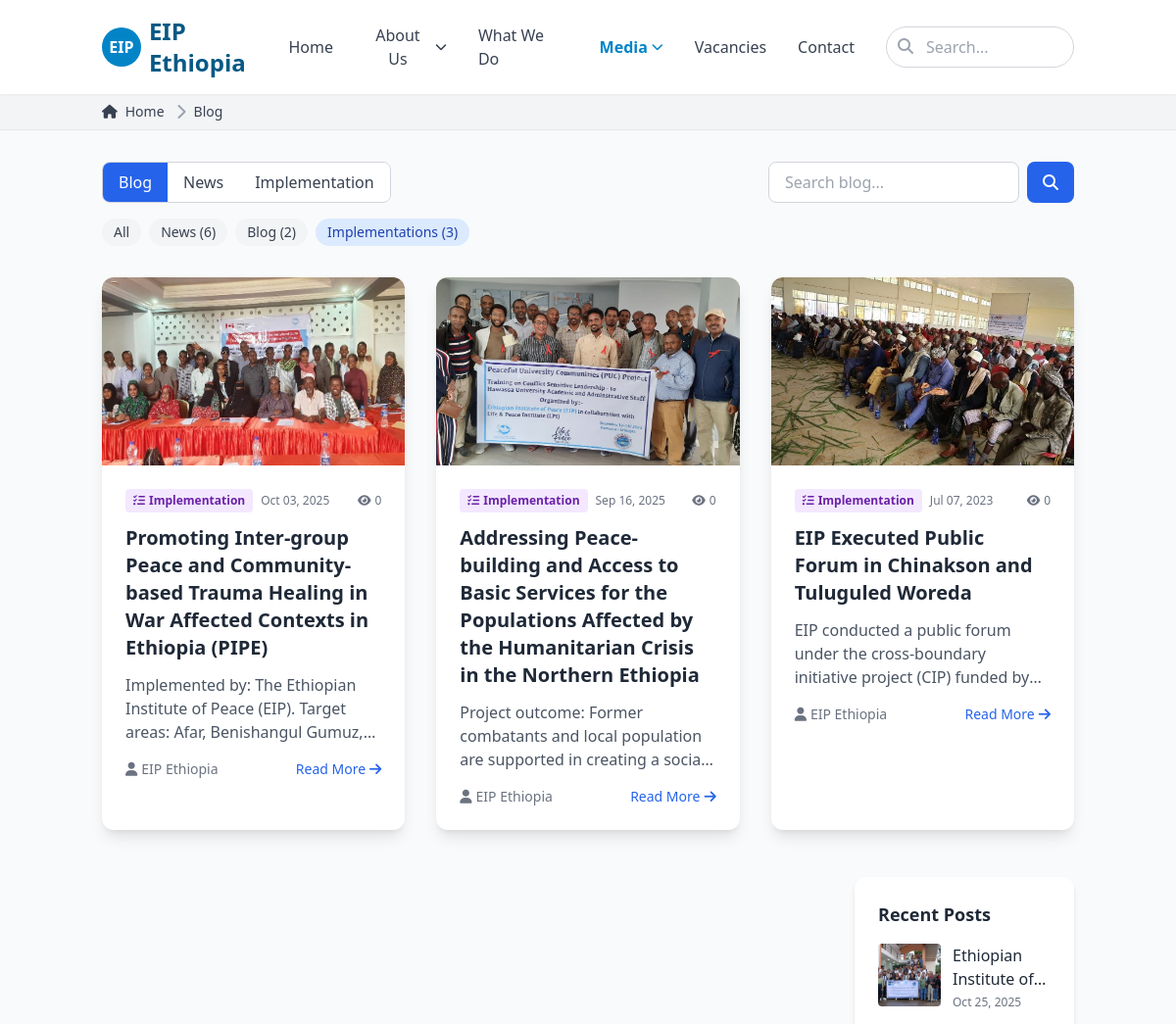
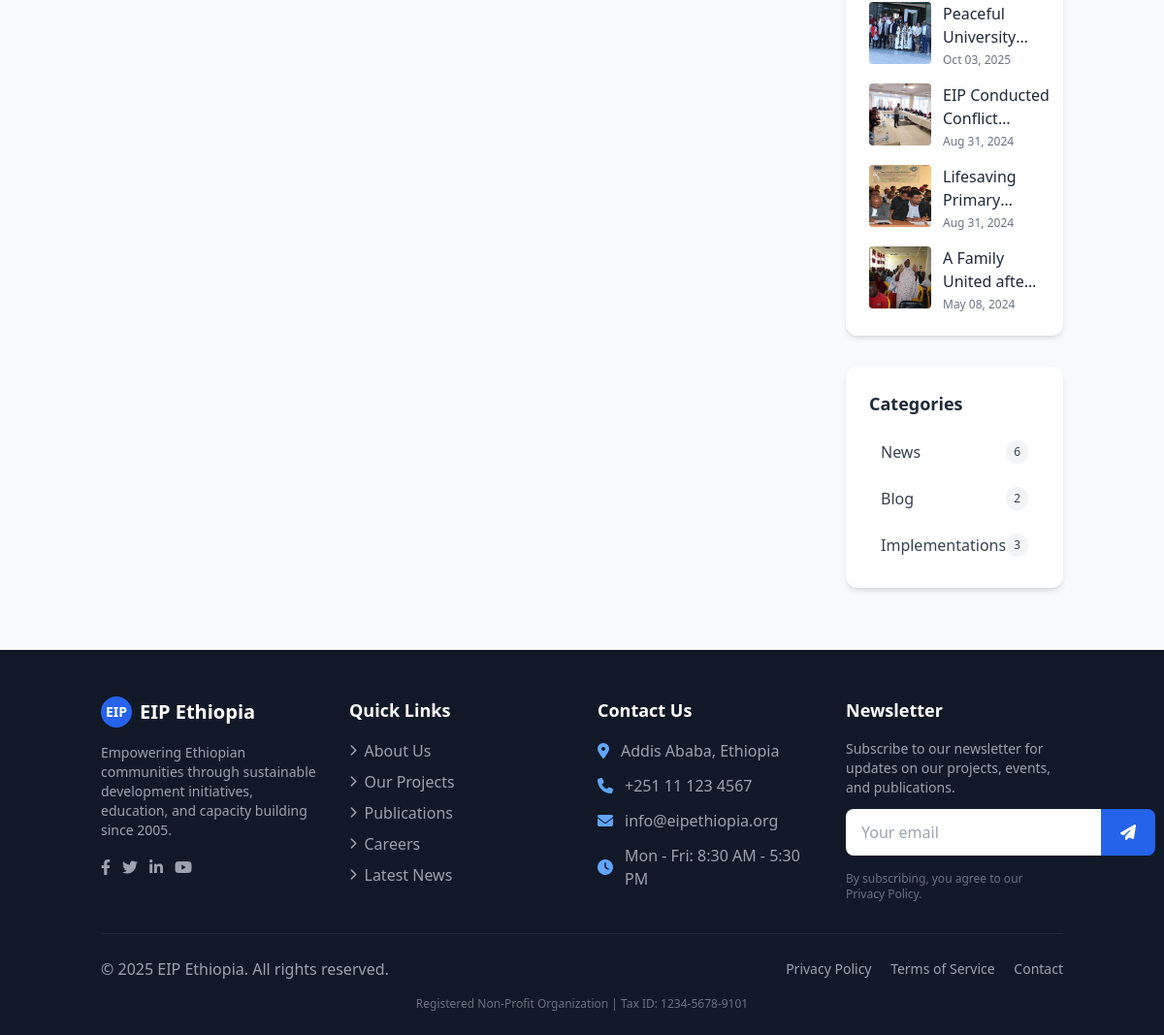
Screenshot of /blog/?category=implementations with the database file from the repository (2 pictures, top to bottom).
### blog/models.py (models this page shows, shortened)
class Category(models.Model):
    name = models.CharField(max_length=100)
    slug = models.SlugField(unique=True, max_length=150, blank=True)
    description = models.TextField(blank=True, null=True)
    icon = models.CharField(max_length=50, blank=True, null=True,
                            help_text="FontAwesome icon class (e.g., fa-newspaper)")
    color = models.CharField(max_length=7, default='#3B82F6',
                             help_text="Hex color for category badge")
    order = models.PositiveIntegerField(default=0)
    is_active = models.BooleanField(default=True)
    class Meta:
        verbose_name_plural = "Categories"
        ordering = ['order', 'name']

class Post(models.Model):
    POST_TYPES = [
        ('news', '📰 News'),
        ('blog', '📝 Blog'),
        ('implementation', '🚀 Implementation & Progress'),
    ]
    POST_STATUS = [
        ('draft', '📝 Draft'),
        ('published', '✅ Published'),
        ('scheduled', '📅 Scheduled'),
        ('archived', '🗄️ Archived'),
    ]
    title = models.CharField(max_length=200)
    slug = models.SlugField(unique=True, max_length=250, blank=True,
                            help_text="URL-friendly version of the title")
    excerpt = models.TextField(max_length=300,
                               help_text="Brief summary for listings and meta descriptions")
    content = RichTextField(config_name='default')
    post_type = models.CharField(
        max_length=20, choices=POST_TYPES, default='blog')
    status = models.CharField(
        max_length=20, choices=POST_STATUS, default='draft')
    featured_image = models.ImageField(
        upload_to='posts/featured/',
        blank=True,
        null=True,
        help_text="Optional. Main image shown in listings and at top of post"
    )
    featured_image_alt = models.CharField(
        max_length=200, blank=True, null=True)
    author = models.ForeignKey(
        User, on_delete=models.SET_NULL, null=True, blank=True)
    categories = models.ManyToManyField(Category, blank=True)
    tags = models.ManyToManyField(Tag, blank=True)
    created_date = models.DateTimeField(auto_now_add=True)
    updated_date = models.DateTimeField(auto_now=True)
    published_date = models.DateTimeField(
        null=True,  # Make null=True for drafts
        blank=True,
        help_text="Leave empty for drafts. Set for scheduled or published posts."
    )
    views = models.PositiveIntegerField(default=0)
    is_featured = models.BooleanField(default=False,
                                      help_text="Feature this post on homepage")
    allow_comments = models.BooleanField(default=True)
    meta_description = models.CharField(max_length=160, blank=True, null=True)
    meta_keywords = models.CharField(max_length=255, blank=True, null=True)
    og_title = models.CharField(max_length=200, blank=True, null=True)
    og_description = models.CharField(max_length=300, blank=True, null=True)
    og_image = models.ImageField(upload_to='posts/og/', blank=True, null=True)
    class Meta:
        ordering = ['-published_date', '-created_date']
        verbose_name = "Post"
        verbose_name_plural = "Posts"
        indexes = [
            models.Index(fields=['slug']),
            models.Index(fields=['published_date']),
            models.Index(fields=['post_type']),
            models.Index(fields=['status']),
            models.Index(fields=['is_featured']),
        ]

### blog/views.py (the view, shortened to what this page needs)
# urls.py: path('', views.PostListView.as_view(), name='blog_list'),
class PostListView(ListView):
    model = Post
    template_name = 'blog/list.html'
    context_object_name = 'posts'
    paginate_by = 9
    def get_queryset(self):
        queryset = Post.objects.filter(status='published')
        post_type = self.request.GET.get('type', '')
        if post_type in ['news', 'blog', 'implementation']:
            queryset = queryset.filter(post_type=post_type)
        category_slug = self.request.GET.get('category')
        if category_slug:
            queryset = queryset.filter(categories__slug=category_slug)
        search_query = self.request.GET.get('q', '')
        return queryset.order_by('-published_date')
    def get_context_data(self, **kwargs):
        context = super().get_context_data(**kwargs)
        post_type = self.request.GET.get('type', '')
        context['post_type'] = post_type
        context['search_query'] = self.request.GET.get('q', '')
        categories = Category.objects.annotate(
            post_count=Count(
                'post',
                filter=Q(post__status='published') &
                (Q(post__post_type=post_type) if post_type else Q())
            )
        ).filter(post_count__gt=0, is_active=True).order_by('order')
        context['categories'] = categories
        current_post_ids = [post.id for post in context['posts']]
        context['recent_posts'] = Post.objects.filter(
            status='published'
        ).exclude(
            id__in=current_post_ids
        ).order_by('-published_date')[:5]
        context['tags'] = Tag.objects.annotate(
            post_count=Count('post', filter=Q(post__status='published'))
        ).filter(post_count__gt=0).order_by('-post_count')[:10]
        return context

### core/context_processors.py (called while the page is built)
def site_metadata(request):
    return {
        'site_title': 'EIP Ethiopia',
        'site_description': 'Empowering Ethiopian communities through sustainable development initiatives',
        'site_keywords': 'EIP Ethiopia, non-profit, development, Ethiopia, charity, community development, sustainable development',
        'site_author': 'EIP Ethiopia',
        'site_image': 'images/og-image.jpg',
    }

### blog/templates/blog/list.html (shortened to what this page needs)
{% extends 'base.html' %}
{% load static %}
{% block breadcrumb_items %}
<li>
    <div class="flex items-center">
        <i class="fas fa-chevron-right text-gray-400"></i>
        <a href="{% if post_type == 'news' %}{% url 'blog_list' %}?type=news{% elif post_type == 'implementation' %}{% url 'blog_list' %}?type=implementation{% else %}{% url 'blog_list' %}{% endif %}"
           class="ml-1 text-sm font-medium text-gray-700 hover:text-blue-600 md:ml-2">
            {% if post_type == 'news' %}
                News
            {% elif post_type == 'implementation' %}
                Implementation
            {% else %}
                Blog
            {% endif %}
        </a>
    </div>
</li>
{% endblock %}
{% block content %}
<div class="max-w-7xl mx-auto">
    <div class="mb-8">
        <div class="flex flex-col md:flex-row md:items-center justify-between gap-4">
            <div class="flex border border-gray-300 rounded-lg overflow-hidden">
                <a href="{% url 'blog_list' %}"
                   class="px-4 py-2 {% if post_type != 'news' and post_type != 'implementation' %}bg-blue-600 text-white{% else %}bg-white text-gray-700 hover:bg-gray-50{% endif %}">
                    Blog
                </a>
                <a href="{% url 'blog_list' %}?type=news"
                   class="px-4 py-2 {% if post_type == 'news' %}bg-blue-600 text-white{% else %}bg-white text-gray-700 hover:bg-gray-50{% endif %}">
                    News
                </a>
                <a href="{% url 'blog_list' %}?type=implementation"
                   class="px-4 py-2 {% if post_type == 'implementation' %}bg-blue-600 text-white{% else %}bg-white text-gray-700 hover:bg-gray-50{% endif %}">
                    Implementation
                </a>
            </div>
            <form method="GET" class="flex gap-2">
                <input type="text"
                       name="q"
                       placeholder="Search {% if post_type == 'news' %}news{% elif post_type == 'implementation' %}implementation{% else %}blog{% endif %}..."
                       value="{{ search_query|default:'' }}"
                       class="px-4 py-2 border border-gray-300 rounded-lg focus:outline-none focus:ring-2 focus:ring-blue-500 focus:border-transparent w-full md:w-64">
                <button type="submit"
                        class="bg-blue-600 hover:bg-blue-700 text-white px-4 py-2 rounded-lg">
                    <i class="fas fa-search"></i>
                </button>
            </form>
        </div>
        {% if categories %}
        <div class="mt-4">
            <div class="flex flex-wrap gap-2">
                <a href="{% if post_type == 'news' %}{% url 'blog_list' %}?type=news{% elif post_type == 'implementation' %}{% url 'blog_list' %}?type=implementation{% else %}{% url 'blog_list' %}{% endif %}"
                   class="px-3 py-1 rounded-full text-sm {% if not request.GET.category %}bg-blue-100 text-blue-800 font-medium{% else %}bg-gray-100 text-gray-700 hover:bg-gray-200{% endif %}">
                    All
                </a>
                {% for category in categories %}
                <a href="{% if post_type == 'news' %}{% url 'blog_list' %}?type=news&category={{ category.slug }}{% elif post_type == 'implementation' %}{% url 'blog_list' %}?type=implementation&category={{ category.slug }}{% else %}{% url 'blog_list' %}?category={{ category.slug }}{% endif %}"
                   class="px-3 py-1 rounded-full text-sm {% if request.GET.category == category.slug %}bg-blue-100 text-blue-800 font-medium{% else %}bg-gray-100 text-gray-700 hover:bg-gray-200{% endif %}">
                    {{ category.name }} ({{ category.post_count }})
                </a>
                {% endfor %}
            </div>
        </div>
        {% endif %}
    </div>
    {% if posts %}
    <div class="grid md:grid-cols-2 lg:grid-cols-3 gap-8 mb-12">
        {% for post in posts %}
        <article class="bg-white rounded-xl shadow-lg overflow-hidden hover-lift animate-on-scroll">
            {% if post.featured_image %}
            <a href="{% url 'blog_detail' post.slug %}">
                <div class="h-48 overflow-hidden">
                    <img src="{{ post.featured_image.url }}"
                         alt="{{ post.title }}"
                         class="w-full h-full object-cover transition-transform duration-500 hover:scale-110">
                </div>
            </a>
            {% endif %}
            <div class="p-6">
                <div class="flex items-center justify-between mb-3">
                    <div class="flex items-center gap-2">
                        <span class="inline-flex items-center px-2 py-1 text-xs font-semibold
                            {% if post.post_type == 'news' %}bg-blue-100 text-blue-800
                            {% elif post.post_type == 'implementation' %}bg-purple-100 text-purple-800
                            {% else %}bg-green-100 text-green-800{% endif %}
                            rounded">
                            {% if post.post_type == 'news' %}
                                <i class="fas fa-newspaper mr-1"></i> News
                            {% elif post.post_type == 'implementation' %}
                                <i class="fas fa-tasks mr-1"></i> Implementation
                            {% else %}
                                <i class="fas fa-blog mr-1"></i> Blog
                            {% endif %}
                        </span>
                        <span class="text-xs text-gray-500">
                            {{ post.published_date|date:"M d, Y" }}
                        </span>
                    </div>
                    <span class="text-xs text-gray-500">
                        <i class="fas fa-eye mr-1"></i>{{ post.views }}
                    </span>
                </div>
                <h2 class="text-xl font-semibold mb-3">
                    <a href="{% url 'blog_detail' post.slug %}"
                       class="text-gray-800 hover:text-blue-600">
                        {{ post.title }}
                    </a>
                </h2>
                <p class="text-gray-600 mb-4 line-clamp-3">{{ post.excerpt }}</p>
                <div class="flex items-center justify-between">
                    <div class="flex items-center text-sm text-gray-500">
    <i class="fas fa-user mr-1"></i>
    {% if post.author %}
        {{ post.author.get_full_name|default:post.author.username }}
    {% else %}
        EIP Ethiopia
    {% endif %}
</div>
                    <a href="{% url 'blog_detail' post.slug %}"
                       class="text-blue-600 hover:text-blue-800 font-medium inline-flex items-center text-sm">
                        Read More <i class="fas fa-arrow-right ml-1"></i>
                    </a>
                </div>
            </div>
        </article>
        {% endfor %}
    </div>
    {% endif %}
    <div class="lg:grid lg:grid-cols-4 lg:gap-8">
        <div class="lg:col-span-3">
        </div>
        <div class="lg:col-span-1 mt-12 lg:mt-0">
            {% if recent_posts %}
            <div class="bg-white rounded-xl shadow-md p-6 mb-8">
                <h3 class="text-lg font-semibold mb-4">
                    Recent
                    {% if post_type == 'news' %}News
                    {% elif post_type == 'implementation' %}Updates
                    {% else %}Posts{% endif %}
                </h3>
                <div class="space-y-4">
                    {% for recent in recent_posts|slice:":5" %}
                    <a href="{% url 'blog_detail' recent.slug %}" class="block group">
                        <div class="flex items-start">
                            {% if recent.featured_image %}
                            <div class="flex-shrink-0 w-16 h-16 overflow-hidden rounded mr-3">
                                <img src="{{ recent.featured_image.url }}"
                                     alt="{{ recent.title }}"
                                     class="w-full h-full object-cover group-hover:scale-110 transition-transform duration-300">
                            </div>
                            {% endif %}
                            <div>
                                <h4 class="font-medium text-gray-800 group-hover:text-blue-600 line-clamp-2">
                                    {{ recent.title }}
                                </h4>
                                <p class="text-xs text-gray-500 mt-1">
                                    {{ recent.published_date|date:"M d, Y" }}
                                </p>
                            </div>
                        </div>
                    </a>
                    {% endfor %}
                </div>
            </div>
            {% endif %}
            {% if categories %}
            <div class="bg-white rounded-xl shadow-md p-6 mb-8">
                <h3 class="text-lg font-semibold mb-4">Categories</h3>
                <div class="space-y-2">
                    {% for category in categories %}
                    <a href="{% if post_type == 'news' %}{% url 'blog_list' %}?type=news&category={{ category.slug }}{% elif post_type == 'implementation' %}{% url 'blog_list' %}?type=implementation&category={{ category.slug }}{% else %}{% url 'blog_list' %}?category={{ category.slug }}{% endif %}"
                       class="flex justify-between items-center px-3 py-2 rounded-lg hover:bg-gray-50">
                        <span class="text-gray-700">{{ category.name }}</span>
                        <span class="text-xs bg-gray-100 text-gray-700 px-2 py-1 rounded-full">
                            {{ category.post_count }}
                        </span>
                    </a>
                    {% endfor %}
                </div>
            </div>
            {% endif %}
        </div>
    </div>
</div>
{% endblock %}

### static/css/theme.css (style rules this page uses)
:root { --color-primary: #0ea5e9; --color-primary-dark: #0284c7; --color-primary-darker: #0369a1; --color-primary-light: #38bdf8; --color-primary-lighter: #7dd3fc; --color-primary-lightest: #e0f2fe; --color-accent: #f97316; --color-accent-dark: #ea580c; --color-accent-light: #fb923c; --color-background: #f8fafc; --color-surface: #ffffff; --color-surface-secondary: #f1f5f9; --color-border: #e2e8f0; --color-border-light: #f1f5f9; --color-text: #1e293b; --color-text-secondary: #475569; --color-text-light: #64748b; --color-text-lighter: #94a3b8; --color-success: #10b981; --color-warning: #f59e0b; --color-error: #ef4444; --color-info: #3b82f6; }

### static/css/components.css (style rules this page uses)
.hover-lift { transition: transform 0.3s ease, box-shadow 0.3s ease; }

### rows the page displays
Category: name "News", post_count "6"
Category: name "Blog", post_count "2"
Category: name "Implementations", post_count "3"
Post: featured_image (picture), post_type "implementation" (drawn), published_date "Oct 03, 2025", views "0", title "Promoting Inter-group Peace and Community-based Trauma Healing in War Affected Contexts in Ethiopia (PIPE)", excerpt "Implemented by: The Ethiopian Institute of Peace (EIP). Target areas: Afar, Benishangul…", shows "EIP Ethiopia"
Post: featured_image (picture), post_type "implementation" (drawn), published_date "Sep 16, 2025", views "0", title "Addressing Peace-building and Access to Basic Services for the Populations Affected by the Humanitarian Crisis in the Northern Ethiopia", excerpt "Project outcome: Former combatants and local population are supported in creating a…", shows "EIP Ethiopia"
Post: featured_image (picture), post_type "implementation" (drawn), published_date "Jul 07, 2023", views "0", title "EIP Executed Public Forum in Chinakson and Tuluguled Woreda", excerpt "EIP conducted a public forum under the cross-boundary initiative project (CIP) funded…", shows "EIP Ethiopia"
Post: featured_image (picture), title "Ethiopian Institute…", published_date "Oct 25, 2025"
Post: featured_image (picture), title "Peaceful…", published_date "Oct 03, 2025"
Post: featured_image (picture), title "EIP Conducted…", published_date "Aug 31, 2024"
Post: featured_image (picture), title "Lifesaving…", published_date "Aug 31, 2024"
Post: featured_image (picture), title "A Family United…", published_date "May 08, 2024"
